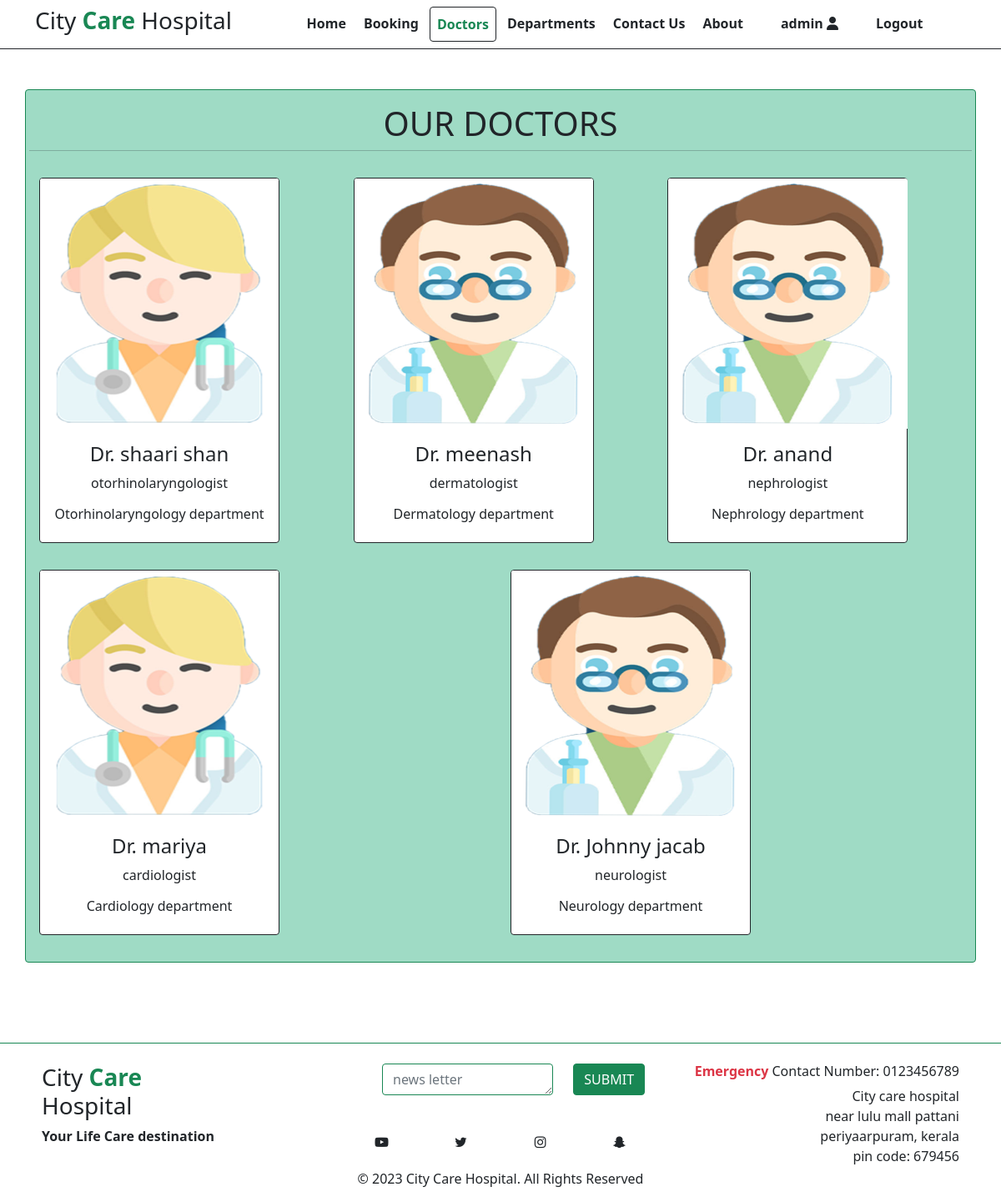
Screenshot of /doctors/ (signed in) with the database file from the repository.
### Hos_app/models.py (models this page shows, shortened)
class Doctors(models.Model):
    doc_name = models.CharField(max_length=255)
    doc_spec = models.CharField(max_length=255)
    dep_name = models.ForeignKey(Departments, on_delete=models.CASCADE)
    doc_image = models.ImageField(upload_to='doctors')

class Departments(models.Model):
    dep_name = models.CharField(max_length=100)
    dep_description = models.TextField()
    dep_image = models.ImageField(upload_to='department')
    def __str__(self):
        return self.dep_name

### Hos_app/views.py (the view)
# urls.py: path('doctors/', views.doctors, name='doctors'),
def doctors(request):
    dict_docs = {
        'doctors':Doctors.objects.all()
    }
    return render(request,'doctors.html', dict_docs)

### templates/doctors.html (shortened to what this page needs)
{% extends 'base.html' %}
{% block nav3 %}
<li class="nav-item">
<a class="nav-link p-2 mb-0 bg-white text-success active border border-dark rounded" href="{% url 'doctors' %}">Doctors</a>
</li>
{% endblock nav3 %}
{% block content %}
<div class="container my-5 p-3 text-center text-dark border border-success rounded" style="background-color:hsl(158, 45%, 74%) ;">
  <div class="row">
    <h1 class="text-center text-uppercase">Our Doctors</h1>
    <hr>
  {% for d in doctors  %}
  <div class="col text-dark">
    <div class="card border border-dark my-3 text-center" style="width: 18rem;">
      <img src="{{d.doc_image.url}}" class="card-img-top" style="height: 300px; width: 17.9rem;" alt="...">
      <div class="card-body">
        <h4 class="card-title">Dr. {{d.doc_name}}</h4>
        <p class="card-text">{{d.doc_spec}}</p>
        <h6>{{d.dep_name}} department</h6>
      </div>
    </div>
  </div>
  {% endfor %}
</div>
</div>
<br><br>
{% endblock content %}

### templates/base.html (shortened to what this page needs)
{% load static %}
<!DOCTYPE html>
<html>
  <head>
    <link rel="stylesheet"
      href=" https://cdn.jsdelivr.net/npm/bootstrap@5.1.3/dist/css/bootstrap.min.css ">
      <link rel="stylesheet" href="https://cdnjs.cloudflare.com/ajax/libs/font-awesome/6.3.0/css/all.min.css"
/>
      <link rel="stylesheet" href="https://cdnjs.cloudflare.com/ajax/libs/font-awesome/4.7.0/css/font-awesome.min.css">
      <link rel="stylesheet" href="{% static '/css/main.css'%}">
  </head>
  <body>
  {% block nav %}
    <nav class="navbar bg-white  navbar-expand-md sticky-top border-bottom border-dark">
      <div class="container">
        <div class="col-3 text-left pl-md-0">
          <h3 class="text-dark"> City <b class="text-success">Care</b> Hospital </h3>
        </div>
        <div class="collapse navbar-collapse justify-content-center col-md-8 navbar-collapse-3">
          <ul class="navbar-nav justify-content-center  fw-bold" style="gap: 5px;">
            {% block nav1 %}
            <li class="nav-item active">
              <a class="nav-link text-dark active" href="{% url 'index' %}">Home </a>
            </li>
            {% endblock nav1 %}
            {% block nav2 %}
            <li class="nav-item">
              <a class="nav-link text-dark" href="{% url 'booking' %}">Booking</a>
            </li>
            {% endblock nav2 %}
            {% block nav3 %}{% endblock nav3 %}
            {% block nav4 %}
			      <li class="nav-item">
              <a class="nav-link text-dark" href="{% url 'department' %}">Departments</a>
            </li>
            {% endblock nav4 %}
            {% block nav5 %}
            <li class="nav-item">
              <a class="nav-link text-dark" href="#contacts">Contact Us</a>
            </li>
            {% endblock nav5 %}
            {% block nav6 %}
            <li class="nav-item">
              <a class="nav-link text-dark" href="{% url 'about' %}">About</a>
            </li>
            {% endblock nav6 %}
            {% if user.is_authenticated %}
            <li class="nav-item ms-4">
              <a class="nav-link text-dark" href="{% url 'profile' user.username %}">{{user.username}} <i class="fas fa-user"></i></a>
            </li>
            <li class="nav-item ms-4">
              <a class="nav-link text-dark" href="{% url 'logout' %}">Logout</a>
            </li>
            {% endif %}
          </ul>
        </div>
      </div>
    </nav>
    {% endblock nav %}
    {% block content %}
    {% endblock content %}
	{% block footer %}
    <section class="" id="contacts">
      <footer class="pt-3 pb-2  bg-white text-dark border-top border-success">
        <div class="container d-flex bd-highlight">
          <div class="p-2 col-12 col-md-4 bd-highlight text-start">
            <h3 class="text-dark"> City <b class="text-success">Care</b><br> Hospital </h3>
            <p><b>Your Life Care destination</b></p>
          </div>
          <div class="p-2 col-12 col-md-4 bd-highlight border-dark text-center">
            <form action="#" class="d-inline">
              <div class="row ms-4">
                <div class="col-8">
                  <textarea name="" cols="12" rows="1" class="form-control border border-success" placeholder="news letter"></textarea>
                </div>
                <div class="col-2">
                <button type="submit" class="btn btn-success">SUBMIT
                </button>
                </div>
              </div>
            </form>
            <br>
            <br>
            <div class="row">
              <i class="fa fa-youtube-play col-3" aria-hidden="true"></i>
              <i class="fa fa-twitter col-3" aria-hidden="true"></i>
              <i class="fa fa-instagram col-3" aria-hidden="true"></i>
              <i class="fa fa-snapchat-ghost col-3" aria-hidden="true"></i>
            </div>
            <br>
            © 2023 City Care Hospital. All Rights Reserved
          </div>
          <div class="p-2 col-12 col-md-4 bd-highlight border-dark text-end">
            <h6><b class="text-danger">Emergency</b> Contact Number: 0123456789</h6>
            <p>City care hospital<br>
              near lulu mall pattani<br>
              periyaarpuram, kerala<br>
              pin code: 679456
            </p>
          </div>
        </div>
      </footer>
    </section>
    {% endblock  %}
  </body>
</html>

### rows the page displays
Doctors: doc_image (picture), doc_name "shaari shan", doc_spec "otorhinolaryngologist", dep_name "Otorhinolaryngology"
Doctors: doc_image (picture), doc_name "meenash", doc_spec "dermatologist", dep_name "Dermatology"
Doctors: doc_image (picture), doc_name "anand", doc_spec "nephrologist", dep_name "Nephrology"
Doctors: doc_image (picture), doc_name "mariya", doc_spec "cardiologist", dep_name "Cardiology"
Doctors: doc_image (picture), doc_name "Johnny jacab", doc_spec "neurologist", dep_name "Neurology"

### other values shown
{{ user.username }} "admin"
